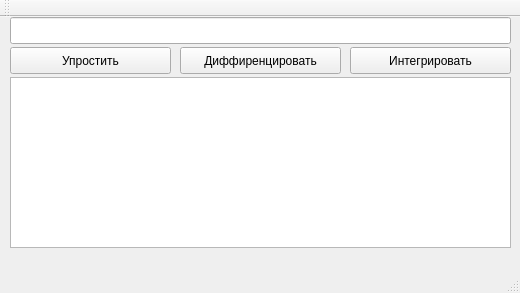
<?xml version="1.0" encoding="UTF-8"?>
<ui version="4.0">
 <class>MainWindow</class>
 <widget class="QMainWindow" name="MainWindow">
  <property name="geometry">
   <rect>
    <x>0</x>
    <y>0</y>
    <width>520</width>
    <height>293</height>
   </rect>
  </property>
  <property name="windowTitle">
   <string>MainWindow</string>
  </property>
  <widget class="QWidget" name="centralWidget">
   <widget class="QLineEdit" name="exprInput">
    <property name="geometry">
     <rect>
      <x>10</x>
      <y>0</y>
      <width>501</width>
      <height>27</height>
     </rect>
    </property>
   </widget>
   <widget class="QPushButton" name="simplifyButton">
    <property name="geometry">
     <rect>
      <x>10</x>
      <y>30</y>
      <width>161</width>
      <height>27</height>
     </rect>
    </property>
    <property name="text">
     <string>Упростить</string>
    </property>
   </widget>
   <widget class="QPushButton" name="diffButton">
    <property name="geometry">
     <rect>
      <x>180</x>
      <y>30</y>
      <width>161</width>
      <height>27</height>
     </rect>
    </property>
    <property name="text">
     <string>Диффиренцировать</string>
    </property>
   </widget>
   <widget class="QPushButton" name="integrateButton">
    <property name="geometry">
     <rect>
      <x>350</x>
      <y>30</y>
      <width>161</width>
      <height>27</height>
     </rect>
    </property>
    <property name="text">
     <string>Интегрировать</string>
    </property>
   </widget>
   <widget class="QListWidget" name="listWidget">
    <property name="geometry">
     <rect>
      <x>10</x>
      <y>60</y>
      <width>501</width>
      <height>171</height>
     </rect>
    </property>
   </widget>
  </widget>
  <widget class="QMenuBar" name="menuBar">
   <property name="geometry">
    <rect>
     <x>0</x>
     <y>0</y>
     <width>520</width>
     <height>23</height>
    </rect>
   </property>
  </widget>
  <widget class="QToolBar" name="mainToolBar">
   <attribute name="toolBarArea">
    <enum>TopToolBarArea</enum>
   </attribute>
   <attribute name="toolBarBreak">
    <bool>false</bool>
   </attribute>
  </widget>
  <widget class="QStatusBar" name="statusBar"/>
 </widget>
 <layoutdefault spacing="6" margin="11"/>
 <resources/>
 <connections/>
</ui>
